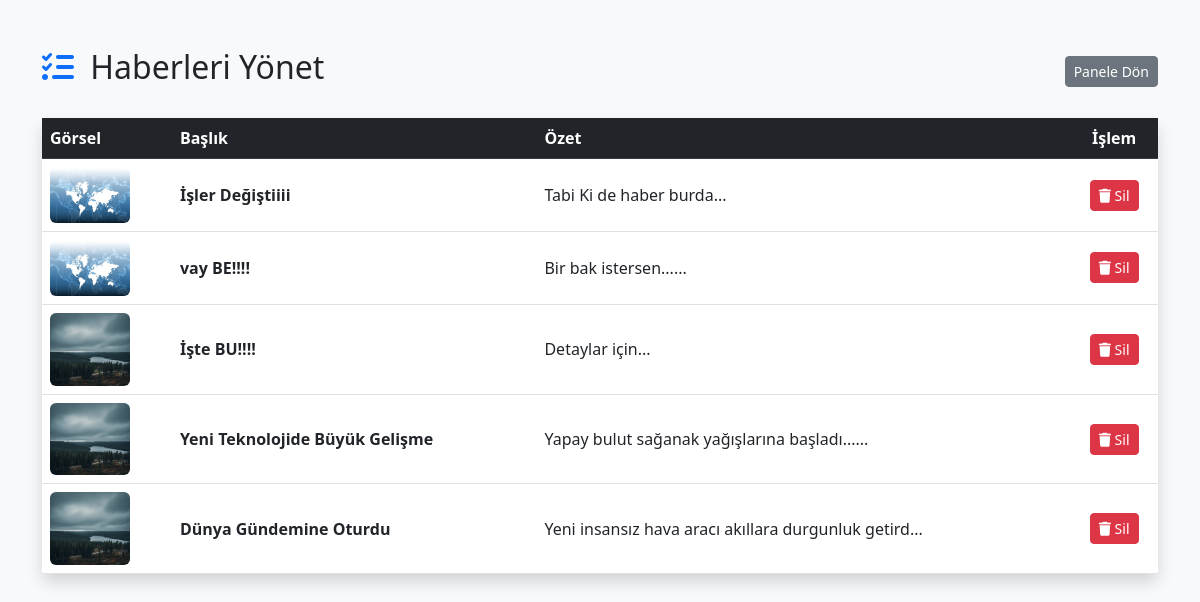
The app's page /odev/haber_yonetimi.php (signed in) with its own data.
### tables this page shows
CREATE TABLE IF NOT EXISTS `haberler` (
  `id` int NOT NULL AUTO_INCREMENT,
  `baslik` varchar(255) DEFAULT NULL,
  `ozet` text,
  `resim` varchar(100) DEFAULT NULL,
  PRIMARY KEY (`id`)
);

### odev/haber_yonetimi.php (the view, shortened to what this page needs)
<?php
include 'baglan.php';
$haberler = $db->query("SELECT * FROM haberler ORDER BY id DESC")->fetchAll(PDO::FETCH_ASSOC);
?>
<!DOCTYPE html>
<html lang="tr">
<head>
    <link href="https://cdn.jsdelivr.net/npm/bootstrap@5.3.0/dist/css/bootstrap.min.css" rel="stylesheet">
</head>
<body class="bg-light">
    <div class="container mt-5">
        <div class="d-flex justify-content-between align-items-center mb-4">
            <h2><i class="fas fa-tasks text-primary me-2"></i> Haberleri Yönet</h2>
            <a href="panel.php" class="btn btn-secondary btn-sm">Panele Dön</a>
        </div>
        <div class="card shadow border-0">
            <div class="table-responsive">
                <table class="table table-hover align-middle mb-0">
                    <thead class="table-dark">
                        <tr>
                            <th>Görsel</th>
                            <th>Başlık</th>
                            <th>Özet</th>
                            <th class="text-center">İşlem</th>
                        </tr>
                    </thead>
                    <tbody>
                        <?php foreach($haberler as $h): ?>
                        <tr>
                            <td><img src="img/<?php echo $h['resim']; ?>" width="80" class="rounded"></td>
                            <td><strong><?php echo htmlspecialchars($h['baslik']); ?></strong></td>
                            <td><?php echo mb_substr(htmlspecialchars($h['ozet']), 0, 50); ?>...</td>
                            <td class="text-center">
                                <a href="haber_sil.php?id=<?php echo $h['id']; ?>"
                                   class="btn btn-danger btn-sm"
                                   onclick="return confirm('Bu haberi silmek istediğinize emin misiniz?')">
                                   <i class="fas fa-trash"></i> Sil
                                </a>
                            </td>
                        </tr>
                        <?php endforeach; ?>
                    </tbody>
                </table>
            </div>
        </div>
    </div>
</body>
</html>

### records on screen
haberler: resim (picture), baslik "İşler Değiştiiii", ozet "Tabi Ki de haber burda"
haberler: resim (picture), baslik "vay BE!!!!", ozet "Bir bak istersen..."
haberler: resim (picture), baslik "İşte BU!!!!", ozet "Detaylar için"
haberler: resim (picture), baslik "Yeni Teknolojide Büyük Gelişme", ozet "Yapay bulut sağanak yağışlarına başladı..."
haberler: resim (picture), baslik "Dünya Gündemine Oturdu", ozet "Yeni insansız hava aracı akıllara durgunluk getird"
